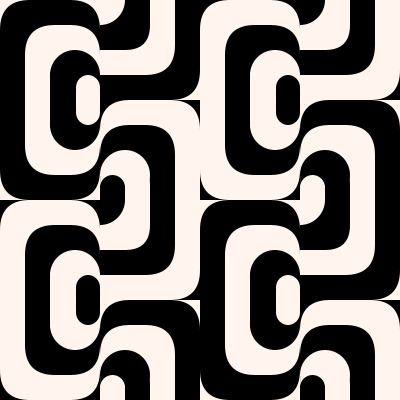
Frame 1 (no input)
Frame 60 (the mouse pressed at the canvas centre just before this capture): identical to frame 1, image omitted
Frame 120 (the mouse held since frame 60 and released just before this capture): identical to frame 1, image omitted

The Processing sketch that drew this single still picture (run headless with seeded random() and noise(); from frame 60 on, the mouse is pressed at the canvas centre):

// Processing sketch: processing_185783
// ── processing_185783.pde

void setup(){
 size(400,400);
 background(255);
 rectMode(CORNERS);
 ellipseMode(CORNERS);
 noStroke();
}
void drawPattern1(){
  fill(#FFF5EE);
  rect(0,0,100,200);
  fill(0);
  rect(0,0,100,200,30);
  fill(#FFF5EE);
  rect(25,25,100,175,30);
  fill(0);
  rect(50,55,100,145,30);
  fill(0);
  ellipse(50,50,100,100);
  ellipse(50,100,100,150);
  fill(#FFF5EE);
  rect(76,80,100,120,30);
  ellipse(76,75,100,100);
  ellipse(76,100,100,125);
}
void drawPattern2(){
  fill(0);
  rect(0,0,100,200);
  fill(#FFF5EE);
  rect(0,0,100,200,30);
  fill(0);
  rect(25,25,100,175,30);
  fill(#FFF5EE);
  rect(50,55,100,145,50);
  fill(#FFF5EE);
  ellipse(50,50,100,100);
  ellipse(50,100,100,150);
  fill(0);
  rect(76,80,100,120,30);
  ellipse(76,75,100,100);
  ellipse(76,100,100,125);
}
void drawPattern3(){
  fill(0);
  rect(100,100,200,300);
  fill(#FFF5EE);
  rect(100,100,200,300,30,30,30,0);
  fill(0);
  rect(100,125,175,275,30,30,30,0);
  fill(#FFF5EE);
  rect(100,160,150,250,30,30,30,0);
  ellipse(100,150,150,200);
  fill(0);
  rect(100,180,125,200,30,30,0,0);
  ellipse(100,175,125,200);
  arc(75,175,125,225,0,HALF_PI); 
}
void drawPattern4(){
 fill(#FFF5EE);
  rect(100,100,200,300);
  fill(0);
  rect(100,100,200,300,30,30,30,0);
  fill(#FFF5EE);
  rect(100,125,175,275,30,30,30,0);
  fill(0);
  rect(100,160,150,250,30,30,30,0);
  ellipse(100,150,150,200);
  fill(#FFF5EE);
  rect(100,180,125,200,30,30,0,0);
  ellipse(100,175,125,200);  
  arc(75,175,125,225,0,HALF_PI);
}
  
void draw(){
 //Oben der 1. Spalte
   drawPattern1();
  //Unten der 1. Spalte 
  pushMatrix();
  translate(0,height/2);
  drawPattern2();
  popMatrix(); 
  //Mitte der 2.Spalte
  drawPattern3();
  //Oben der 2. Spalte
  pushMatrix();
  translate(0,-height/2);
  drawPattern4();
  popMatrix();
  //Unten der 2. Spalte
  pushMatrix();
  translate(0,height/2);
  drawPattern4();
  popMatrix();
  //Oben der 3. Spalte
  pushMatrix();
  translate(width/2,0);
  drawPattern2();
  popMatrix(); 
  //Unten der 3. Spalte
  pushMatrix();
  translate(width/2,height/2);
  drawPattern1();
  popMatrix();
  //Mitte der 4. Spalte
  pushMatrix();
  translate(width/2,0);
  drawPattern4();
  popMatrix();
  //Oben der 4. Spalte
  pushMatrix();
  translate(width/2,-height/2);
  drawPattern3();
  popMatrix();
  //Unten der 4. Spalte
  pushMatrix();
  translate(width/2,height/2);
  drawPattern3();
  popMatrix(); 
}
